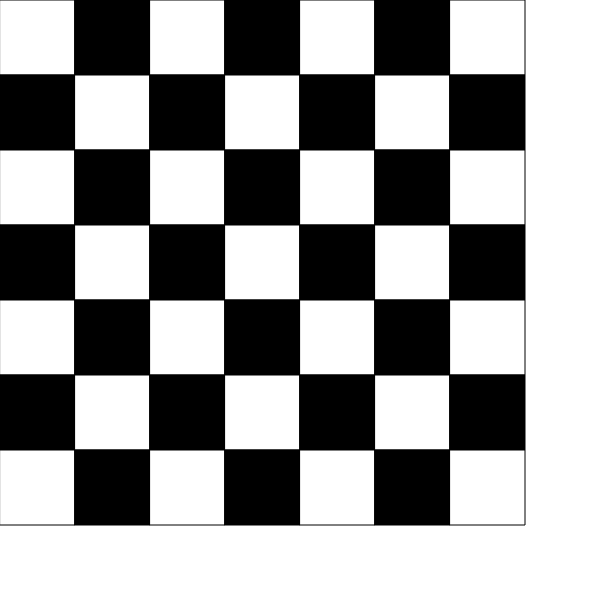
Frame 1 (no input)
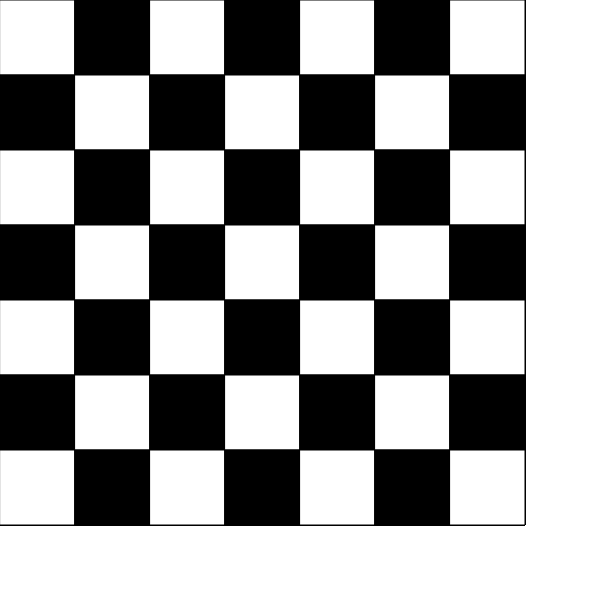
Frame 60 (no input)
Frame 120 (the mouse pressed at the canvas centre since frame 60): identical to frame 60, image omitted

The p5.js sketch that drew these frames (run headless with seeded random() and noise() and a simulated clock; from frame 60 on, the mouse is pressed at the canvas centre):

// p5.js sketch
// ── sketch.js
//Zara Goldney
//refract 4
//april 4 2019
let blackOrWhite = 0;

function setup() {
  createCanvas(600, 600);
}
function draw() {
  makeRects();
}

function makeRects(){
  blackOrWhite = 0; 
  for( let x = 0; x < 525; x += 75){
    for ( let y = 0; y < 525; y += 75){
      if (blackOrWhite % 2 === 0){
        fill(255)
      }
      else {
        fill(0);
      }
      rect(x, y, 75, 75);
      blackOrWhite++;
    }
  }
}
  
